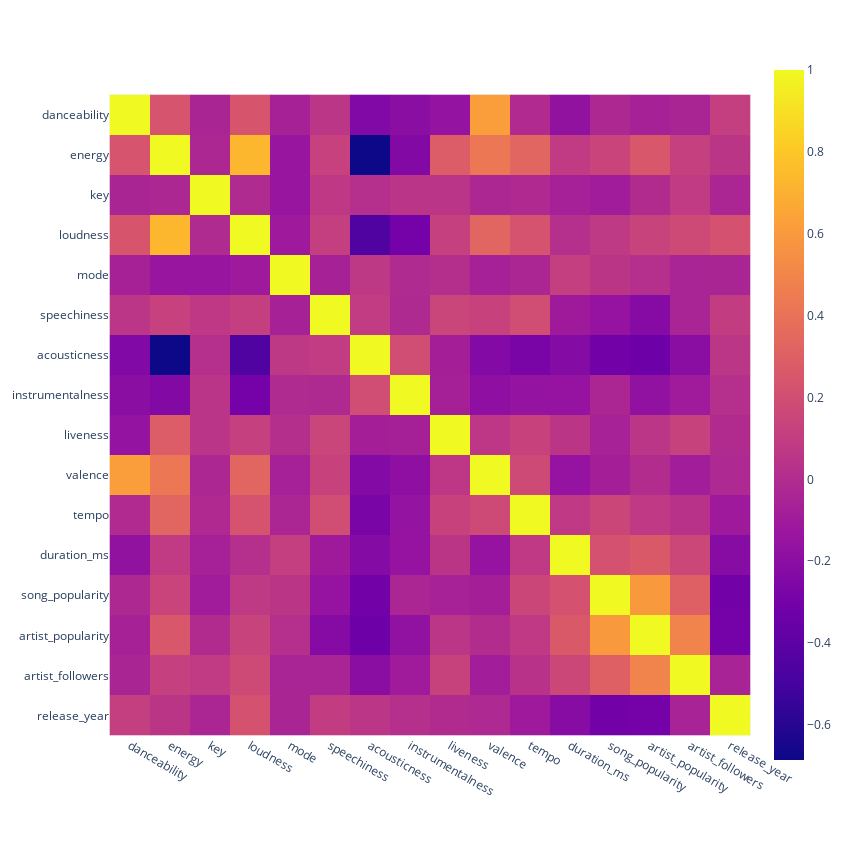

Notebook code cell kept with this figure:
### Markdown cell above
Okey, after inspecting the Data and seeing the outliers i've reached to the conclusion that i wont be removing outliers.

Seeing the outliers values, and with a bit more undersanding of the values each field can take, I can say that these outliers are valid data and representative of the sample. I strongly believe that they are legitimate values that represent important escenarios, removing them could disort the reality of the data, harm the analysis, and lead to a loss of important information.

Conclusions i get with this:
* K-Means algorithm its sensible to outliers (because it seeks to minimize the sum of the squared distances). So it could be a good starting point but not a reliable one, i will consider using other clustering algorithms that are more robust to the presence of outliers (DBSCAN or Meadian-Based algorithms).

## EDA

Lets do a Exploratory Data Analysis to get more insights from the given data.

### Code cell
correlation_matrix = data.corr()
fig = px.imshow(correlation_matrix)
fig.update_layout(height=850, width=850)
fig.show()

### Figure 1 — Plotly figure (JSON) as saved in the notebook; plotly's stock layout.template omitted (floating-point values rounded to 4 significant figures; data arrays with more than 128 entries replaced by an {"elided": "..."} marker saying what was removed)
{"data": [{"coloraxis": "coloraxis", "hovertemplate": "x: %{x}<br>y: %{y}<br>color: %{z}<extra></extra>", "name": "0", "type": "heatmap", "x": ["danceability", "energy", "key", "loudness", "mode", "speechiness", "acousticness", "instrumentalness", "liveness", "valence", "tempo", "duration_ms", "song_popularity", "artist_popularity", "artist_followers", "release_year"], "xaxis": "x", "y": ["danceability", "energy", "key", "loudness", "mode", "speechiness", "acousticness", "instrumentalness", "liveness", "valence", "tempo", "duration_ms", "song_popularity", "artist_popularity", "artist_followers", "release_year"], "yaxis": "y", "z": {"elided": "16x16 float values"}}], "layout": {"coloraxis": {"colorscale": [[0, "#0d0887"], [0.1111, "#46039f"], [0.2222, "#7201a8"], [0.3333, "#9c179e"], [0.4444, "#bd3786"], [0.5556, "#d8576b"], [0.6667, "#ed7953"], [0.7778, "#fb9f3a"], [0.8889, "#fdca26"], [1, "#f0f921"]]}, "height": 850, "margin": {"t": 60}, "width": 850, "xaxis": {"anchor": "y", "constrain": "domain", "domain": [0, 1], "scaleanchor": "y"}, "yaxis": {"anchor": "x", "autorange": "reversed", "constrain": "domain", "domain": [0, 1]}}}
